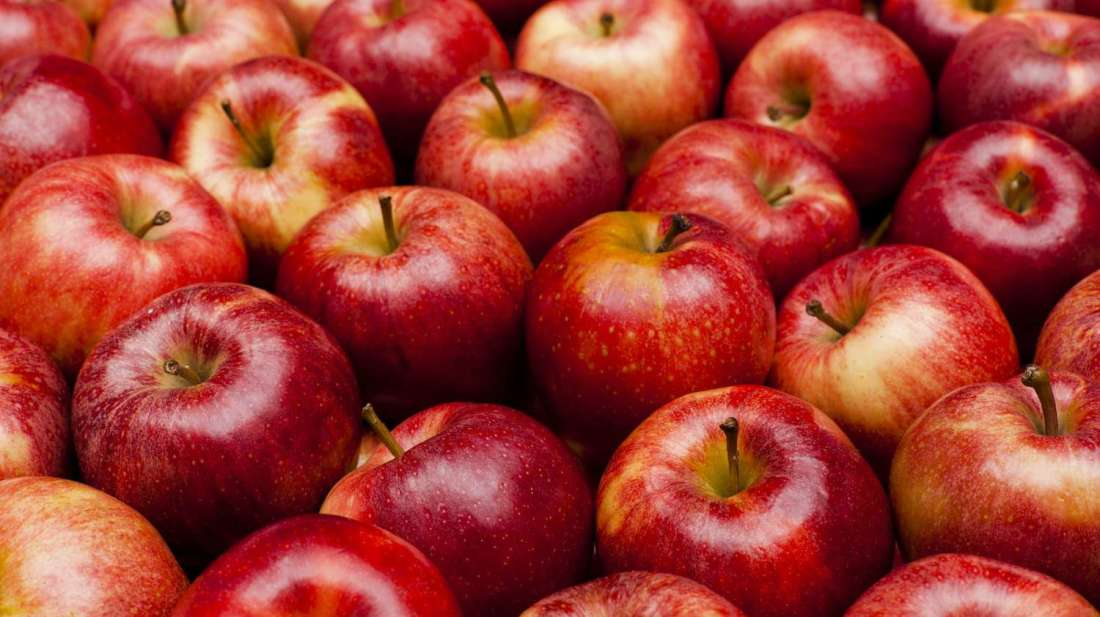
#> input picture dataset_Google/images/apple/00000010.jpg, 1100 x 617 px
$ python mask.py --image ../../dataset_Google/images/apple/00000010.jpg
#> lines starting #> are read from the running program, lines starting #| are printed output that depends on the picture; after the words box and inside, x2 and y2 are one past the last pixel; in counts of white or black regions, pixels touching at a corner belong together
import numpy as np
import argparse
import cv2

ap = argparse.ArgumentParser()
ap.add_argument('-i', '--image', required=True, help='Path to the image')
args = vars(ap.parse_args())

image = cv2.imread(args['image'])
#> image is the input picture: shape (617, 1100, 3); mean B, G, R 52.3, 62.3, 166.1
cv2.imshow('Original', image)

mask = np.zeros(image.shape[:2], dtype = 'uint8')
(cX, cY) = (image.shape[1] // 2, image.shape[0] // 2)
#> cX = 550; cY = 308
cv2.rectangle(mask, (cX -75, cY - 75), (cX + 75, cY + 75), 255, -1)
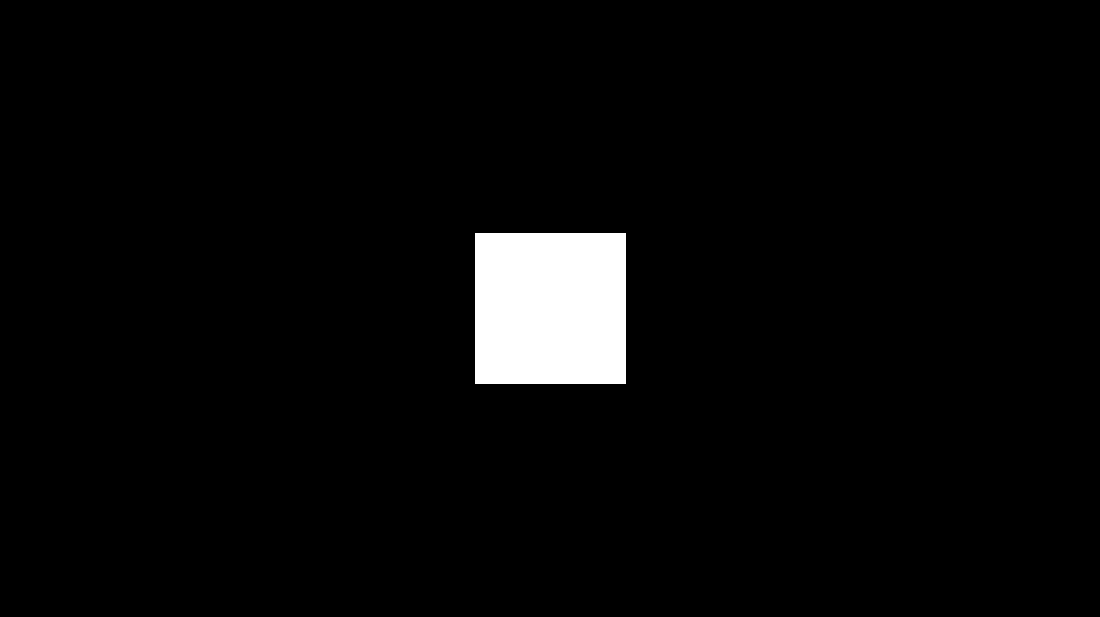
#> mask: shape (617, 1100); 3.4% white; 1 white region, box (x1, y1, x2, y2) and area: (475, 233, 626, 384) 22801
cv2.imshow('Mask', mask)

masked = cv2.bitwise_and(image, image, mask=mask)
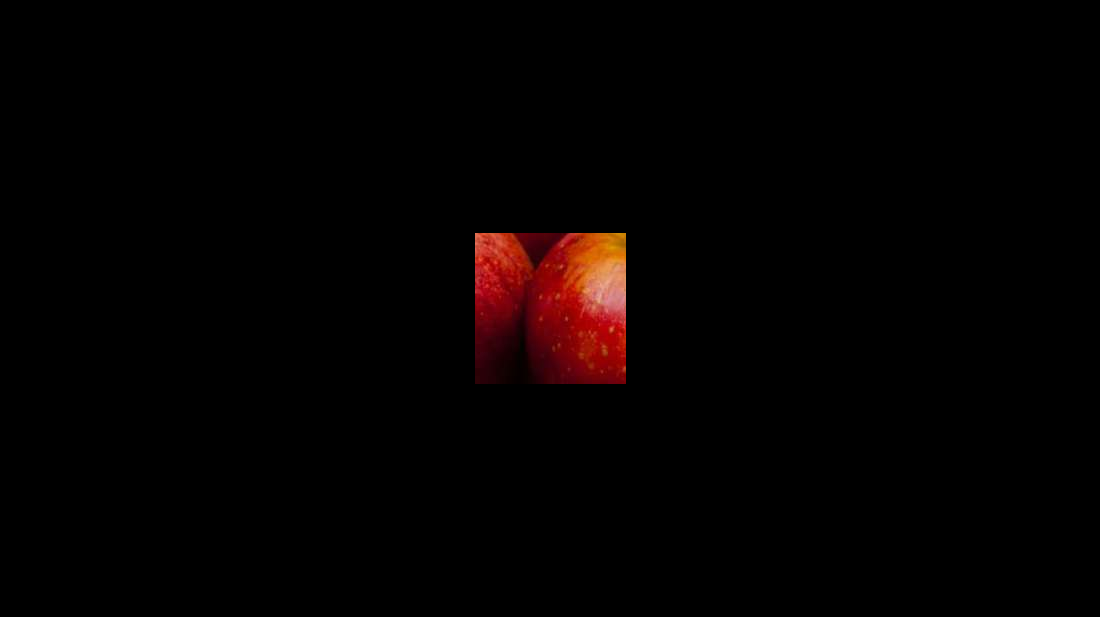
#> masked: shape (617, 1100, 3); mean B, G, R 0.6, 1, 4.6
cv2.imshow('Mask applied to image', masked)
# cv2.waitKey(0)

mask = np.zeros(image.shape[:2], dtype = 'uint8')
cv2.circle(mask, (cX, cY), 100, 255, -1)
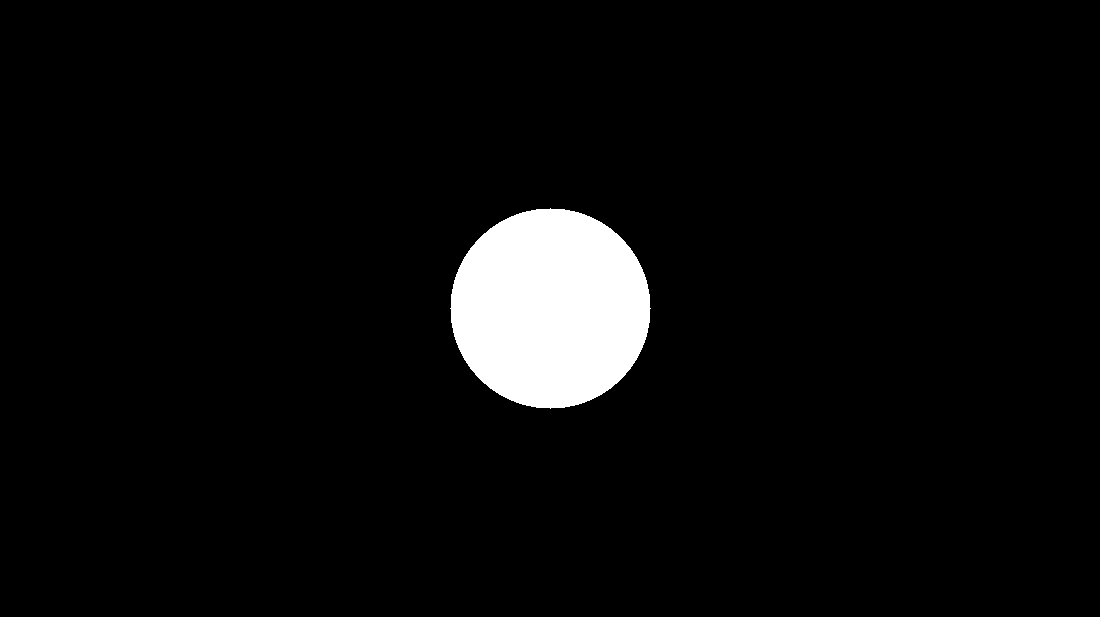
#> mask: shape (617, 1100); 4.6% white; 1 white region, box (x1, y1, x2, y2) and area: (450, 208, 651, 409) 31417
masked = cv2.bitwise_and(image, image, mask=mask)
cv2.imshow('Mask', mask)
cv2.imshow('Mask applied to Image', masked)
cv2.waitKey(0)

$ run again, on dataset_Google/images/apple/00000042.jpg
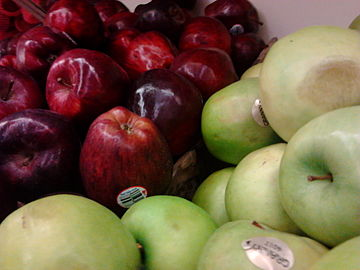
#> input picture dataset_Google/images/apple/00000042.jpg, 360 x 270 px
#> image is the input picture: shape (270, 360, 3); mean B, G, R 68.1, 92.8, 115.5
#> `cv2.rectangle(mask, (cX -75, cY - 75), (cX + 75, cY + 75), 255, -1)`:
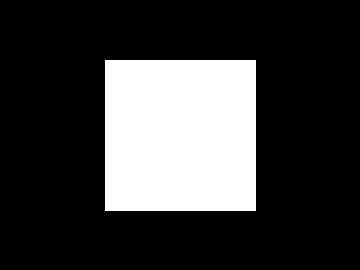
#> mask: shape (270, 360); 23.5% white; 1 white region, box (x1, y1, x2, y2) and area: (105, 60, 256, 211) 22801
#> `masked = cv2.bitwise_and(image, image, mask=mask)`:
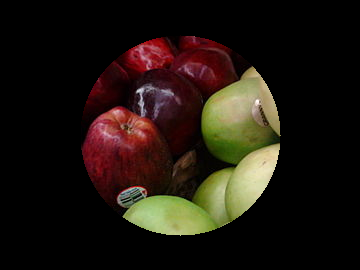
#> masked: shape (270, 360, 3); mean B, G, R 15.4, 23, 31.5

$ run again, on dataset_Google/images/apple/00000069.jpg
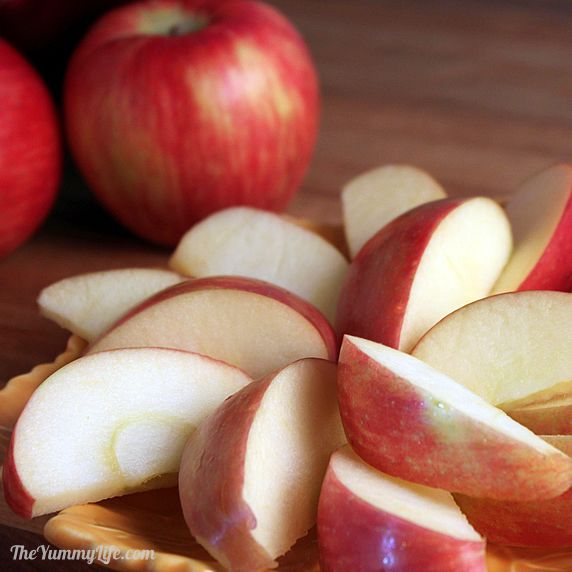
#> input picture dataset_Google/images/apple/00000069.jpg, 572 x 572 px
#> image is the input picture: shape (572, 572, 3); mean B, G, R 89.8, 104.6, 157.6
#> `cv2.rectangle(mask, (cX -75, cY - 75), (cX + 75, cY + 75), 255, -1)`:
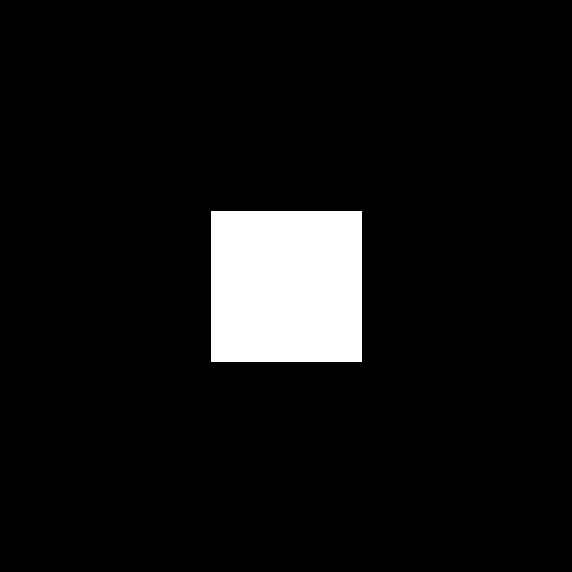
#> mask: shape (572, 572); 7% white; 1 white region, box (x1, y1, x2, y2) and area: (211, 211, 362, 362) 22801
#> `masked = cv2.bitwise_and(image, image, mask=mask)`:
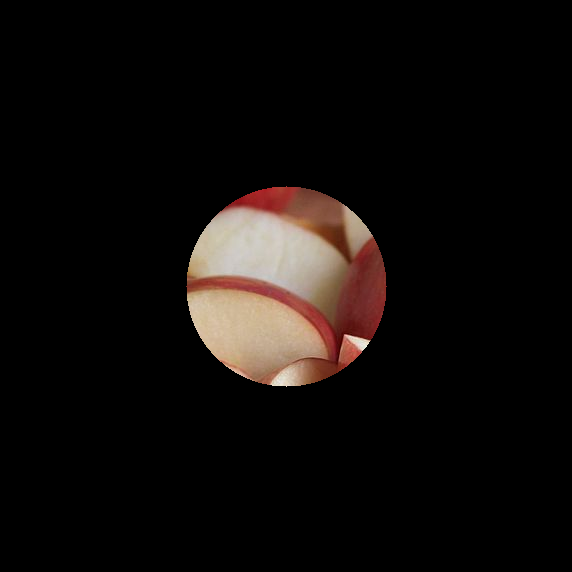
#> masked: shape (572, 572, 3); mean B, G, R 10.7, 12.6, 16.5

$ run again, on dataset_Google/images/apple/00000083.jpg
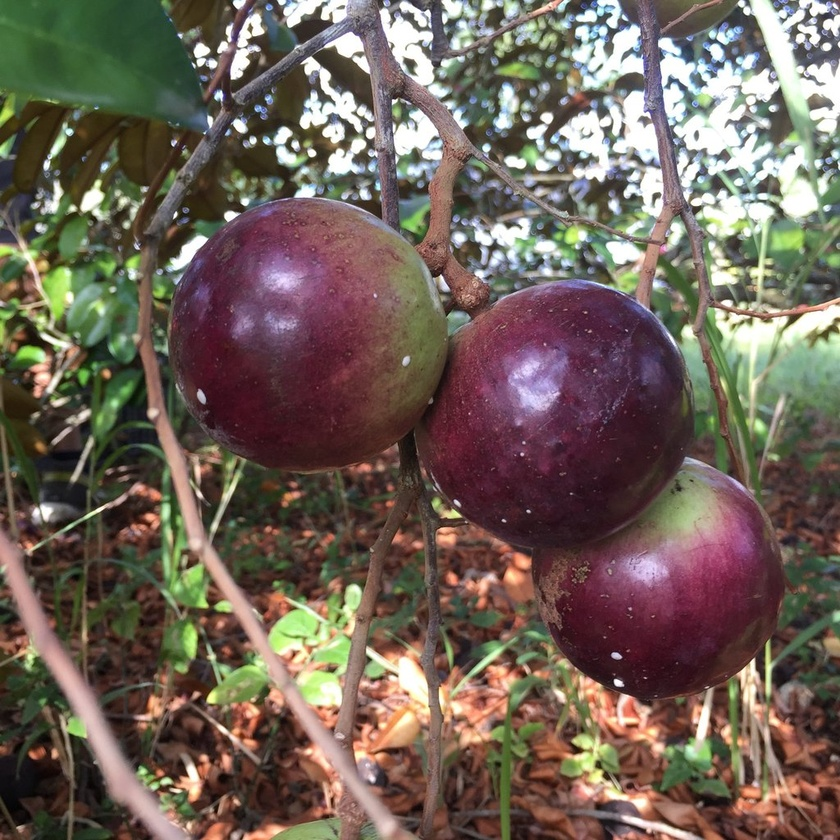
#> input picture dataset_Google/images/apple/00000083.jpg, 840 x 840 px, shrunk from 1024 x 1024 before the run
#> image is the input picture: shape (840, 840, 3); mean B, G, R 88.2, 98.6, 112.4
#> `cv2.rectangle(mask, (cX -75, cY - 75), (cX + 75, cY + 75), 255, -1)`:
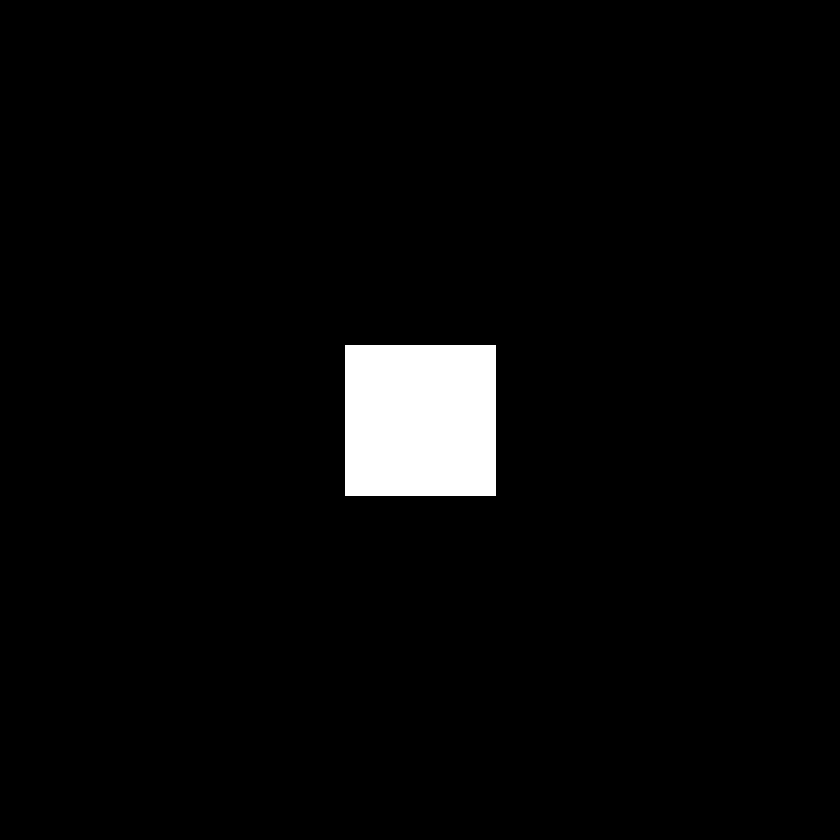
#> mask: shape (840, 840); 3.2% white; 1 white region, box (x1, y1, x2, y2) and area: (345, 345, 496, 496) 22801
#> `cv2.circle(mask, (cX, cY), 100, 255, -1)`:
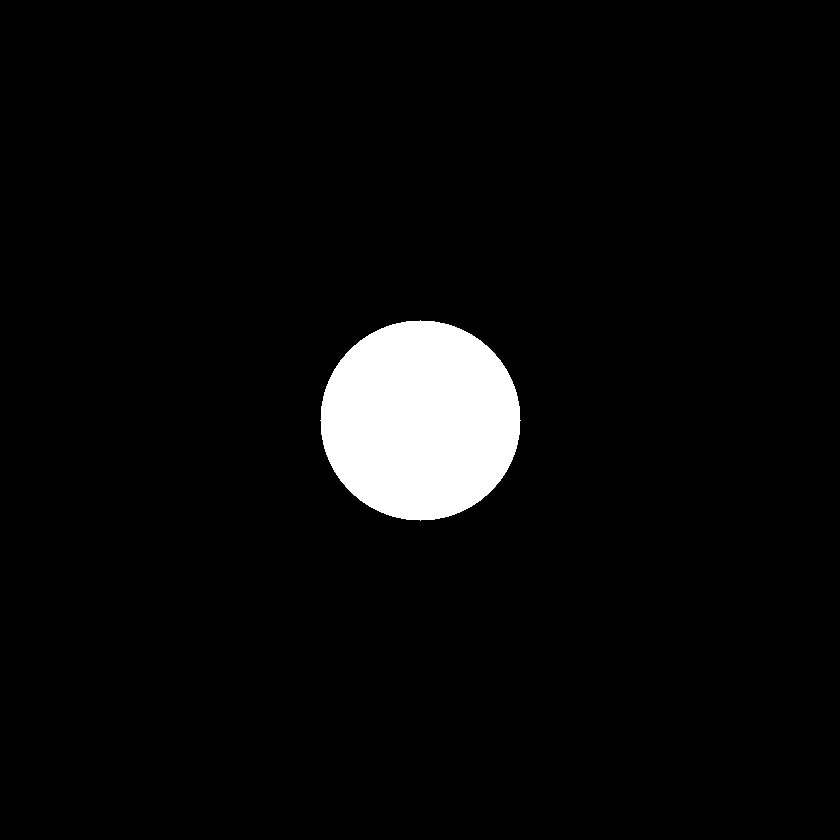
#> mask: shape (840, 840); 4.5% white; 1 white region, box (x1, y1, x2, y2) and area: (320, 320, 521, 521) 31417
